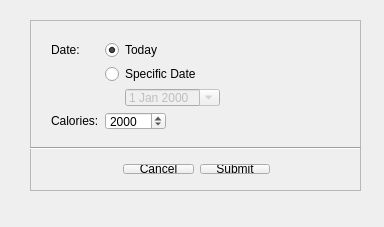
<?xml version="1.0" encoding="UTF-8"?>
<ui version="4.0">
 <class>CaloriesDataUI</class>
 <widget class="QMainWindow" name="CaloriesDataUI">
  <property name="geometry">
   <rect>
    <x>0</x>
    <y>0</y>
    <width>384</width>
    <height>227</height>
   </rect>
  </property>
  <property name="sizePolicy">
   <sizepolicy hsizetype="Fixed" vsizetype="Fixed">
    <horstretch>0</horstretch>
    <verstretch>0</verstretch>
   </sizepolicy>
  </property>
  <property name="minimumSize">
   <size>
    <width>384</width>
    <height>227</height>
   </size>
  </property>
  <property name="maximumSize">
   <size>
    <width>384</width>
    <height>227</height>
   </size>
  </property>
  <property name="windowTitle">
   <string>Enter Pulse Rate Data</string>
  </property>
  <widget class="QWidget" name="centralWidget">
   <widget class="QFrame" name="frame">
    <property name="geometry">
     <rect>
      <x>30</x>
      <y>20</y>
      <width>331</width>
      <height>171</height>
     </rect>
    </property>
    <property name="frameShape">
     <enum>QFrame::StyledPanel</enum>
    </property>
    <property name="frameShadow">
     <enum>QFrame::Raised</enum>
    </property>
    <widget class="QWidget" name="formLayoutWidget">
     <property name="geometry">
      <rect>
       <x>10</x>
       <y>10</y>
       <width>311</width>
       <height>111</height>
      </rect>
     </property>
     <layout class="QFormLayout" name="formLayout">
      <property name="fieldGrowthPolicy">
       <enum>QFormLayout::FieldsStayAtSizeHint</enum>
      </property>
      <item row="0" column="0">
       <widget class="QLabel" name="label">
        <property name="text">
         <string>Date:</string>
        </property>
       </widget>
      </item>
      <item row="0" column="1">
       <widget class="QRadioButton" name="radioToday">
        <property name="text">
         <string>Today</string>
        </property>
        <property name="checked">
         <bool>true</bool>
        </property>
       </widget>
      </item>
      <item row="1" column="1">
       <widget class="QRadioButton" name="radioDateSelect">
        <property name="text">
         <string>Specific Date</string>
        </property>
       </widget>
      </item>
      <item row="2" column="1">
       <layout class="QHBoxLayout" name="horizontalLayout_3">
        <item>
         <spacer name="horizontalSpacer">
          <property name="orientation">
           <enum>Qt::Horizontal</enum>
          </property>
          <property name="sizeType">
           <enum>QSizePolicy::Fixed</enum>
          </property>
          <property name="sizeHint" stdset="0">
           <size>
            <width>20</width>
            <height>20</height>
           </size>
          </property>
         </spacer>
        </item>
        <item>
         <widget class="QDateEdit" name="dateSelect">
          <property name="enabled">
           <bool>false</bool>
          </property>
          <property name="calendarPopup">
           <bool>true</bool>
          </property>
         </widget>
        </item>
       </layout>
      </item>
      <item row="3" column="0">
       <widget class="QLabel" name="label_2">
        <property name="text">
         <string>Calories:</string>
        </property>
       </widget>
      </item>
      <item row="3" column="1">
       <widget class="QSpinBox" name="spinCalories">
        <property name="maximum">
         <number>20000</number>
        </property>
        <property name="singleStep">
         <number>100</number>
        </property>
        <property name="value">
         <number>2000</number>
        </property>
       </widget>
      </item>
     </layout>
    </widget>
    <widget class="Line" name="line_2">
     <property name="geometry">
      <rect>
       <x>0</x>
       <y>120</y>
       <width>331</width>
       <height>16</height>
      </rect>
     </property>
     <property name="orientation">
      <enum>Qt::Horizontal</enum>
     </property>
    </widget>
    <widget class="QWidget" name="layoutWidget">
     <property name="geometry">
      <rect>
       <x>82</x>
       <y>133</y>
       <width>169</width>
       <height>32</height>
      </rect>
     </property>
     <layout class="QHBoxLayout" name="horizontalLayout">
      <item>
       <widget class="QPushButton" name="buttonCancel">
        <property name="text">
         <string>Cancel</string>
        </property>
       </widget>
      </item>
      <item>
       <widget class="QPushButton" name="buttonSubmit">
        <property name="text">
         <string>Submit</string>
        </property>
       </widget>
      </item>
     </layout>
    </widget>
   </widget>
  </widget>
  <widget class="QMenuBar" name="menuBar">
   <property name="geometry">
    <rect>
     <x>0</x>
     <y>0</y>
     <width>384</width>
     <height>22</height>
    </rect>
   </property>
  </widget>
 </widget>
 <layoutdefault spacing="6" margin="11"/>
 <resources/>
 <connections>
  <connection>
   <sender>radioDateSelect</sender>
   <signal>toggled(bool)</signal>
   <receiver>dateSelect</receiver>
   <slot>setEnabled(bool)</slot>
   <hints>
    <hint type="sourcelabel">
     <x>233</x>
     <y>74</y>
    </hint>
    <hint type="destinationlabel">
     <x>237</x>
     <y>102</y>
    </hint>
   </hints>
  </connection>
  <connection>
   <sender>buttonSubmit</sender>
   <signal>clicked()</signal>
   <receiver>CaloriesDataUI</receiver>
   <slot>submitData()</slot>
   <hints>
    <hint type="sourcelabel">
     <x>192</x>
     <y>190</y>
    </hint>
    <hint type="destinationlabel">
     <x>199</x>
     <y>153</y>
    </hint>
   </hints>
  </connection>
  <connection>
   <sender>buttonCancel</sender>
   <signal>clicked()</signal>
   <receiver>CaloriesDataUI</receiver>
   <slot>cancel()</slot>
   <hints>
    <hint type="sourcelabel">
     <x>152</x>
     <y>190</y>
    </hint>
    <hint type="destinationlabel">
     <x>199</x>
     <y>126</y>
    </hint>
   </hints>
  </connection>
 </connections>
 <slots>
  <slot>submitData()</slot>
  <slot>cancel()</slot>
 </slots>
</ui>
